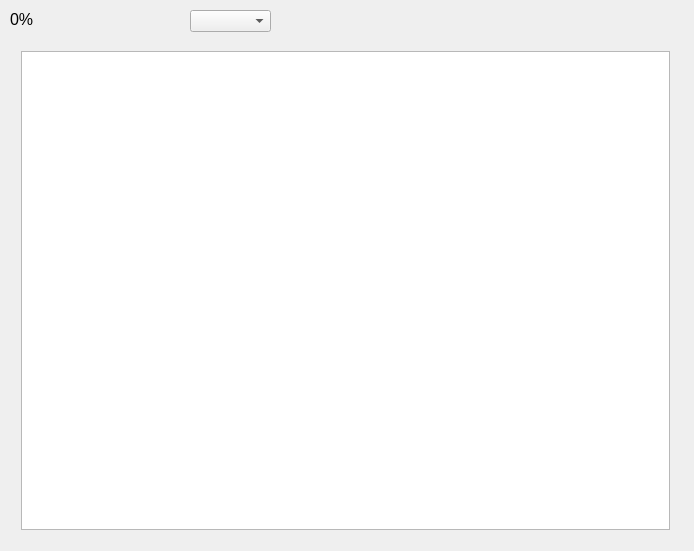
<?xml version="1.0" encoding="UTF-8"?>
<ui version="4.0">
 <class>Widget</class>
 <widget class="QWidget" name="Widget">
  <property name="geometry">
   <rect>
    <x>0</x>
    <y>0</y>
    <width>694</width>
    <height>551</height>
   </rect>
  </property>
  <property name="windowTitle">
   <string>Xonix</string>
  </property>
  <widget class="QWidget" name="horizontalLayoutWidget">
   <property name="geometry">
    <rect>
     <x>10</x>
     <y>40</y>
     <width>671</width>
     <height>501</height>
    </rect>
   </property>
   <layout class="QHBoxLayout" name="horizontalLayout_2">
    <item>
     <widget class="QGraphicsView" name="graphicsView"/>
    </item>
   </layout>
  </widget>
  <widget class="QLabel" name="lScore">
   <property name="geometry">
    <rect>
     <x>10</x>
     <y>10</y>
     <width>151</width>
     <height>19</height>
    </rect>
   </property>
   <property name="maximumSize">
    <size>
     <width>674</width>
     <height>16777215</height>
    </size>
   </property>
   <property name="font">
    <font>
     <pointsize>12</pointsize>
    </font>
   </property>
   <property name="text">
    <string>0%</string>
   </property>
  </widget>
  <widget class="QComboBox" name="comboBox">
   <property name="geometry">
    <rect>
     <x>190</x>
     <y>10</y>
     <width>81</width>
     <height>22</height>
    </rect>
   </property>
  </widget>
 </widget>
 <layoutdefault spacing="6" margin="11"/>
 <resources/>
 <connections/>
</ui>
